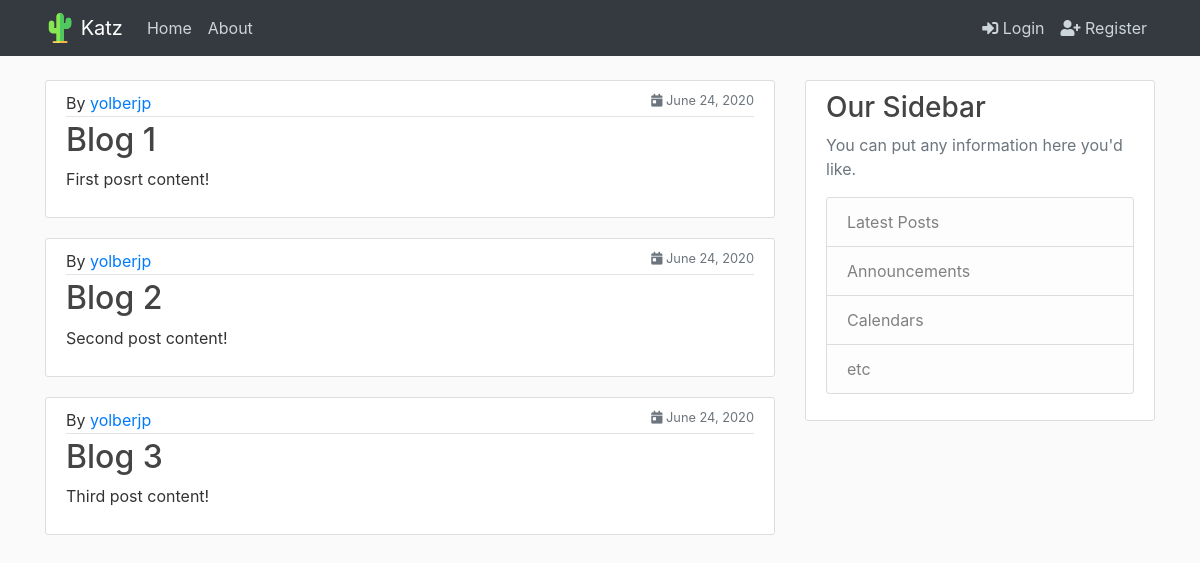
The page / on the database its author committed.
### blog/models.py (models this page shows, shortened)
class Post(models.Model):
    title = models.CharField(max_length=100)
    content = models.TextField()
    date_posted = models.DateTimeField(default=timezone.now)
    author = models.ForeignKey(User, on_delete=models.CASCADE)

### blog/views.py (the view)
# urls.py: path('', views.home, name='blog-home'),
def home(request):
    context = {
        'posts':Post.objects.all()
    }
    return render(request, 'blog/home.html', context)

### blog/templates/blog/home.html
{% extends 'blog/base.html' %}
{% block content %}
    <div class="posts">
    {% for post in posts %}
        <article class="media content-section">
            <div class="media-body">
                <div class="article-metadata">
                    By <a class="mr-2" href="#">{{ post.author }}</a>
                    <small class="text-muted float-right"><i class="fas fa-calendar-day"></i> {{ post.date_posted|date:"F d, Y" }}</small>
                </div>
                <h2>
                    <a class="article-title" href="#">{{ post.title }}</a>
                </h2>
                <p class="article-content">{{ post.content }}</p>
            </div>
        </article>
    {% endfor %}
    </div>
{% endblock content %}

### blog/templates/blog/base.html (shortened to what this page needs)
{% load static %}
<!DOCTYPE html>
<html lang="en">
<head>
    <link rel="stylesheet" href="https://stackpath.bootstrapcdn.com/bootstrap/4.5.0/css/bootstrap.min.css">
    <link rel="stylesheet" href="{% static 'blog/css/main.css' %}">
    <link rel="stylesheet" href="https://pro.fontawesome.com/releases/v5.10.0/css/all.css"/>
</head>
<body>
    <header class="site-header">
    <nav class="navbar navbar-expand-md navbar-dark bg-dark fixed-top">
        <div class="container">
        <a class="navbar-brand" href="#">
            <img src="{% static 'blog/images/cactus.svg' %}" width="30" height="30" class="d-inline-block align-top" alt="">
            Katz
        </a>
        <div class="collapse navbar-collapse" id="navbarToggle">
            <div class="navbar-nav mr-auto">
            <a class="nav-item nav-link" href="{% url 'blog-home'%}">Home</a>
            <a class="nav-item nav-link" href="{% url 'blog-about' %}">About</a>
            </div>
            <div class="navbar-nav">
	    {% if user.is_authenticated %}
	      <a class="nav-item nav-link" href="{% url 'profile'%}"><i class="fas fa-user"></i> Profile</a>
              <a class="nav-item nav-link" href="{% url 'logout'%}"><i class="fas fa-sign-in-alt"></i> Logout</a>
	    {% else %}
              <a class="nav-item nav-link" href="{% url 'login'%}"><i class="fas fa-sign-in-alt"></i> Login</a>
              <a class="nav-item nav-link" href="{% url 'register'%}"><i class="fas fa-user-plus"></i> Register</a>
	    {% endif %}
            </div>
        </div>
        </div>
    </nav>
    </header>
    <main role="main" class="container">
    <div class="row">
        <div class="col-md-8">
        {% block content %}{% endblock %}
        </div>
        <div class="col-md-4">
        <div class="content-section">
            <h3>Our Sidebar</h3>
            <p class='text-muted'>You can put any information here you'd like.
            <ul class="list-group">
                <li class="list-group-item list-group-item-light">Latest Posts</li>
                <li class="list-group-item list-group-item-light">Announcements</li>
                <li class="list-group-item list-group-item-light">Calendars</li>
                <li class="list-group-item list-group-item-light">etc</li>
            </ul>
            </p>
        </div>
        </div>
    </div>
    </main>
</body>
</html>

### blog/static/blog/css/main.css (style rules this page uses)
body { background: #fafafa; color: #333333; margin-top: 5rem; }
h1, h2, h3, h4, h5, h6 { color: #444444; }
ul { margin: 0; }
.site-header .navbar-nav .nav-link { color: #cbd5db; }
.content-section { background: #ffffff; padding: 10px 20px; border: 1px solid #dddddd; border-radius: 3px; margin-bottom: 20px; }
.article-title { color: #444444; }
.article-content { white-space: pre-line; }
.article-metadata { padding-bottom: 1px; margin-bottom: 4px; border-bottom: 1px solid #e3e3e3 }

### rows shown on the page
Post: author "yolberjp", date_posted "June 24, 2020", title "Blog 1", content "First posrt content!"
Post: author "yolberjp", date_posted "June 24, 2020", title "Blog 2", content "Second post content!"
Post: author "yolberjp", date_posted "June 24, 2020", title "Blog 3", content "Third post content!"
